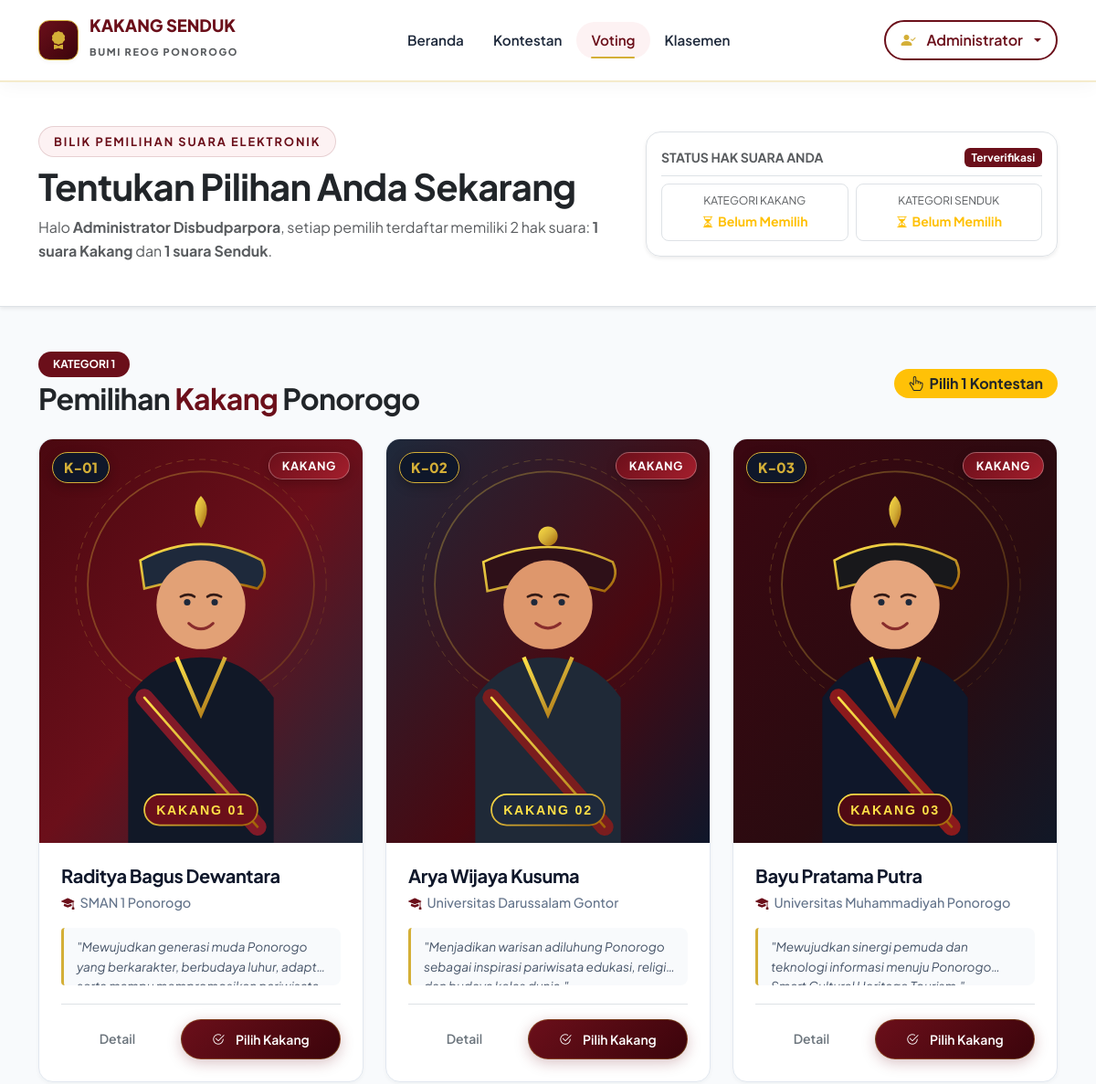
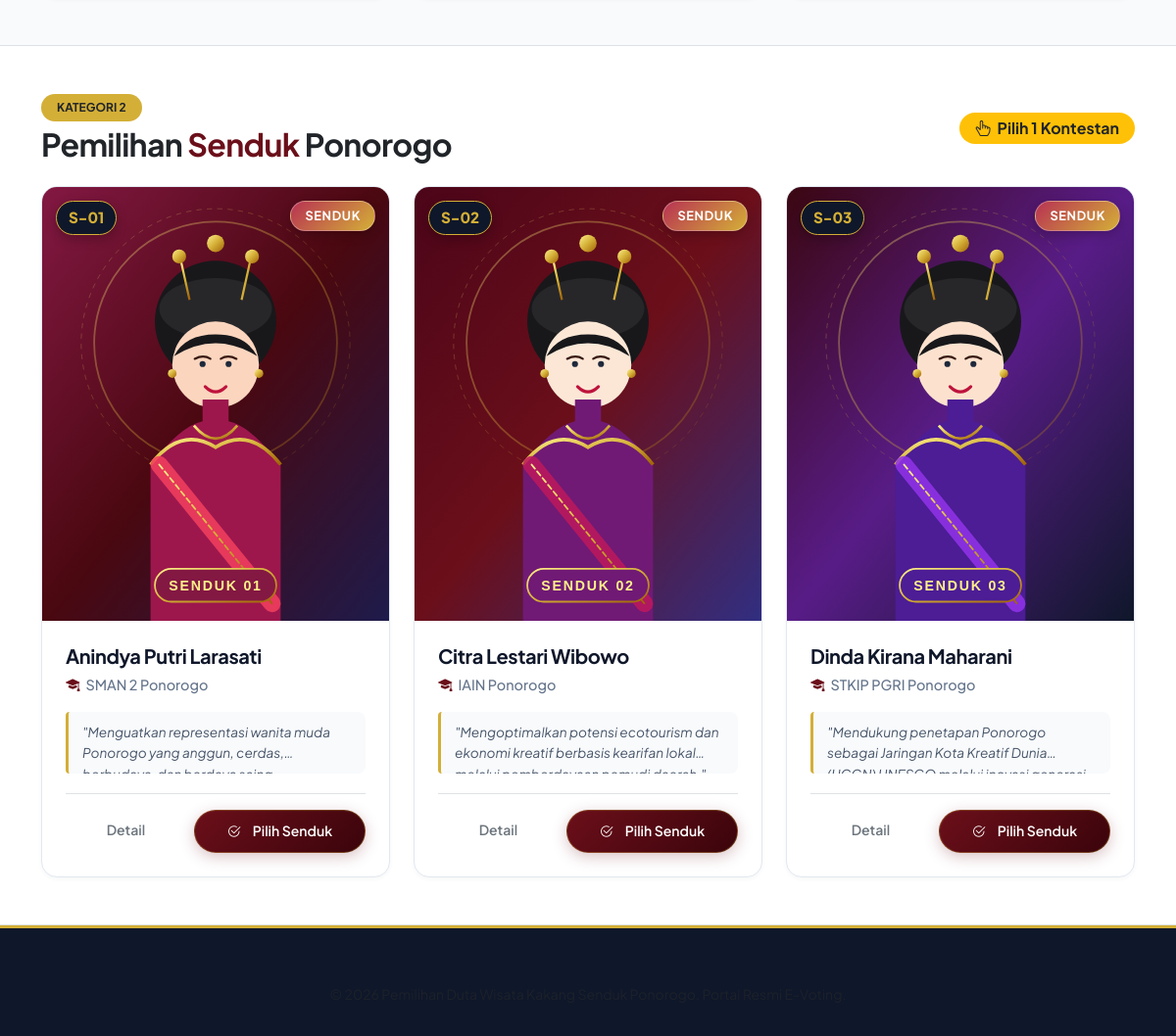
The page /pages/voting.php (signed in) on the database its author committed (2 pictures, top to bottom).
### tables this page shows
CREATE TABLE `users` (
  `id` INT AUTO_INCREMENT PRIMARY KEY,
  `nama` VARCHAR(100) NOT NULL,
  `email` VARCHAR(100) NOT NULL UNIQUE,
  `no_hp` VARCHAR(20) NOT NULL,
  `password` VARCHAR(255) NOT NULL,
  `role` ENUM('admin', 'pemilih') NOT NULL DEFAULT 'pemilih',
  `created_at` TIMESTAMP NOT NULL DEFAULT CURRENT_TIMESTAMP
);

CREATE TABLE `kontestan` (
  `id` INT AUTO_INCREMENT PRIMARY KEY,
  `nomor_peserta` VARCHAR(10) NOT NULL,
  `nama` VARCHAR(100) NOT NULL,
  `kategori` ENUM('Kakang', 'Senduk') NOT NULL,
  `ttl` VARCHAR(100) NOT NULL,
  `foto` VARCHAR(255) NOT NULL,
  `asal_instansi` VARCHAR(150) NOT NULL,
  `visi` TEXT NOT NULL,
  `misi` TEXT NOT NULL,
  `prestasi` TEXT NOT NULL,
  `deskripsi` TEXT NOT NULL,
  `created_at` TIMESTAMP NOT NULL DEFAULT CURRENT_TIMESTAMP
);

### config/koneksi.php (called while the page is built, shortened)
<?php
function is_logged_in() {
    return isset($_SESSION['user_id']) && !empty($_SESSION['user_id']);
}
function get_logged_in_user($conn) {
    $user_id = (int)$_SESSION['user_id'];
    $stmt = $conn->prepare("SELECT id, nama, email, no_hp, role FROM users WHERE id = ? LIMIT 1");
    $stmt->bind_param("i", $user_id);
    $stmt->execute();
    $result = $stmt->get_result();
    return $result->fetch_assoc();
}
function get_active_periode($conn) {
    $now = date('Y-m-d H:i:s');
    $stmt = $conn->prepare("SELECT * FROM periode_voting WHERE status = 'Aktif' ORDER BY id DESC LIMIT 1");
    $stmt->execute();
    $result = $stmt->get_result();
    if ($periode = $result->fetch_assoc()) {
        $mulai = $periode['tanggal_mulai'];
        $selesai = $periode['tanggal_selesai'];
        $periode['is_within_time'] = ($now >= $mulai && $now <= $selesai);
        $periode['is_ended'] = ($now > $selesai);
        $periode['is_upcoming'] = ($now < $mulai);
        return $periode;
    }
    return null;
}
function get_user_votes($conn, $user_id) {
    $user_id = (int)$user_id;
    $votes = ['Kakang' => null, 'Senduk' => null];
    $stmt = $conn->prepare("SELECT kategori, kontestan_id FROM voting WHERE user_id = ?");
    $stmt->bind_param("i", $user_id);
    $stmt->execute();
    $res = $stmt->get_result();
    return $votes;
}

### pages/voting.php (the view, shortened to what this page needs)
<?php
require_once __DIR__ . '/../config/koneksi.php';
$user_id = (int)$_SESSION['user_id'];
$user = get_logged_in_user($conn);
$periode = get_active_periode($conn);
$user_votes = get_user_votes($conn, $user_id);
$voted_kakang_id = $user_votes['Kakang'];
$voted_senduk_id = $user_votes['Senduk'];
$kontestan_kakang = [];
$res_kakang = $conn->query("SELECT * FROM kontestan WHERE kategori = 'Kakang' ORDER BY nomor_peserta ASC");
while ($row = $res_kakang->fetch_assoc()) {
    $kontestan_kakang[] = $row;
}
$kontestan_senduk = [];
$res_senduk = $conn->query("SELECT * FROM kontestan WHERE kategori = 'Senduk' ORDER BY nomor_peserta ASC");
while ($row = $res_senduk->fetch_assoc()) {
    $kontestan_senduk[] = $row;
}
$is_period_valid = ($periode && $periode['status'] === 'Aktif' && !empty($periode['is_within_time']));
?>
<!DOCTYPE html>
<html lang="id">
<head>
  <link href="https://cdn.jsdelivr.net/npm/bootstrap@5.3.2/dist/css/bootstrap.min.css" rel="stylesheet">
  <link rel="stylesheet" href="https://cdn.jsdelivr.net/npm/bootstrap-icons@1.11.3/font/bootstrap-icons.min.css">
  <link rel="stylesheet" href="https://cdn.jsdelivr.net/npm/sweetalert2@11/dist/sweetalert2.min.css">
  <link rel="stylesheet" href="<?= BASE_URL ?>assets/css/style.css">
</head>
<body class="bg-clean">
  <nav class="navbar navbar-expand-lg navbar-custom sticky-top">
    <div class="container">
      <a class="navbar-brand" href="<?= BASE_URL ?>index.php">
        <div class="brand-logo">
          <i class="bi bi-award-fill"></i>
        </div>
        <div>
          <span class="d-block lh-1 text-maroon" style="font-size: 1.15rem; font-weight: 800;">KAKANG SENDUK</span>
          <small class="text-muted text-uppercase" style="font-size: 0.68rem; letter-spacing: 0.15em;">Bumi Reog Ponorogo</small>
        </div>
      </a>
      <div class="collapse navbar-collapse" id="navbarContent">
        <ul class="navbar-nav mx-auto mb-2 mb-lg-0">
          <li class="nav-item"><a class="nav-link" href="<?= BASE_URL ?>index.php">Beranda</a></li>
          <li class="nav-item"><a class="nav-link" href="<?= BASE_URL ?>pages/kontestan.php">Kontestan</a></li>
          <li class="nav-item"><a class="nav-link active" href="<?= BASE_URL ?>pages/voting.php">Voting</a></li>
          <li class="nav-item"><a class="nav-link" href="<?= BASE_URL ?>pages/klasemen.php">Klasemen</a></li>
        </ul>
        <div class="d-flex align-items-center gap-2">
          <div class="dropdown">
            <button class="btn btn-outline-maroon dropdown-toggle px-3 py-2" type="button" data-bs-toggle="dropdown">
              <i class="bi bi-person-check-fill text-gold me-1"></i> <?= htmlspecialchars(explode(' ', $user['nama'])[0]) ?>
            </button>
          </div>
        </div>
      </div>
    </div>
  </nav>
  <section class="py-5 bg-white border-bottom shadow-sm">
    <div class="container">
      <div class="row align-items-center gy-4">
        <div class="col-lg-7">
          <span class="section-tag mb-2">Bilik Pemilihan Suara Elektronik</span>
          <h1 class="display-6 fw-bold text-dark mb-2">Tentukan Pilihan Anda Sekarang</h1>
          <p class="text-muted mb-0">
            Halo <b><?= htmlspecialchars($user['nama']) ?></b>, setiap pemilih terdaftar memiliki 2 hak suara: <b>1 suara Kakang</b> dan <b>1 suara Senduk</b>.
          </p>
        </div>
        <div class="col-lg-5">
          <div class="p-3 rounded-4 bg-clean border shadow-sm">
            <div class="d-flex justify-content-between align-items-center mb-2 pb-2 border-bottom">
              <span class="small fw-bold text-muted">STATUS HAK SUARA ANDA</span>
              <span class="badge bg-maroon">Terverifikasi</span>
            </div>
            <div class="row g-2 text-center">
              <div class="col-6">
                <div class="p-2 rounded-3 <?= $voted_kakang_id ? 'bg-success bg-opacity-10 border border-success' : 'bg-white border' ?>">
                  <small class="d-block text-muted" style="font-size: 0.75rem;">KATEGORI KAKANG</small>
                  <?php if ($voted_kakang_id): ?>
                    <span class="fw-bold text-success small"><i class="bi bi-check-circle-fill me-1"></i>Sudah Memilih</span>
                  <?php else: ?>
                    <span class="fw-bold text-warning small"><i class="bi bi-hourglass-split me-1"></i>Belum Memilih</span>
                  <?php endif; ?>
                </div>
              </div>
              <div class="col-6">
                <div class="p-2 rounded-3 <?= $voted_senduk_id ? 'bg-success bg-opacity-10 border border-success' : 'bg-white border' ?>">
                  <small class="d-block text-muted" style="font-size: 0.75rem;">KATEGORI SENDUK</small>
                  <?php if ($voted_senduk_id): ?>
                    <span class="fw-bold text-success small"><i class="bi bi-check-circle-fill me-1"></i>Sudah Memilih</span>
                  <?php else: ?>
                    <span class="fw-bold text-warning small"><i class="bi bi-hourglass-split me-1"></i>Belum Memilih</span>
                  <?php endif; ?>
                </div>
              </div>
            </div>
          </div>
        </div>
      </div>
    </div>
  </section>
  <section class="py-5">
    <div class="container">
      <div class="d-flex justify-content-between align-items-center mb-4">
        <div>
          <span class="badge bg-maroon px-3 py-2 rounded-pill mb-1">KATEGORI 1</span>
          <h2 class="fw-bold text-dark mb-0">Pemilihan <span class="text-maroon">Kakang</span> Ponorogo</h2>
        </div>
        <div>
          <?php if ($voted_kakang_id): ?>
            <span class="badge bg-success fs-6 py-2 px-3 rounded-pill"><i class="bi bi-shield-check me-1"></i> Suara Anda Tercatat</span>
          <?php else: ?>
            <span class="badge bg-warning text-dark fs-6 py-2 px-3 rounded-pill"><i class="bi bi-hand-index-thumb me-1"></i> Pilih 1 Kontestan</span>
          <?php endif; ?>
        </div>
      </div>
      <div class="row g-4">
        <?php foreach ($kontestan_kakang as $k):
          $is_chosen = ($voted_kakang_id == $k['id']);
          $is_disabled = ($voted_kakang_id && !$is_chosen) || !$is_period_valid;
        ?>
          <div class="col-12 col-md-4">
            <div class="card-contestant <?= $is_chosen ? 'border-success border-3 shadow-lg' : '' ?>" style="<?= $is_disabled ? 'opacity: 0.65;' : '' ?>">
              <div class="image-wrapper">
                <img src="<?= BASE_URL ?>uploads/<?= htmlspecialchars($k['foto']) ?>" alt="<?= htmlspecialchars($k['nama']) ?>">
                <span class="nomor-badge"><?= htmlspecialchars($k['nomor_peserta']) ?></span>
                <?php if ($is_chosen): ?>
                  <span class="category-badge bg-success text-white">
                    <i class="bi bi-check-circle-fill me-1"></i> Pilihan Anda
                  </span>
                <?php else: ?>
                  <span class="category-badge badge-kakang">Kakang</span>
                <?php endif; ?>
              </div>
              <div class="card-body">
                <h4 class="contestant-name"><?= htmlspecialchars($k['nama']) ?></h4>
                <div class="contestant-instansi">
                  <i class="bi bi-mortarboard-fill"></i> <?= htmlspecialchars($k['asal_instansi']) ?>
                </div>
                <div class="contestant-quote">
                  "<?= htmlspecialchars($k['visi']) ?>"
                </div>
                <div class="mt-auto pt-3 border-top">
                  <?php if ($is_chosen): ?>
                    <button class="btn btn-success w-100 py-2" disabled>
                      <i class="bi bi-patch-check-fill me-1"></i> Suara Telah Diberikan
                    </button>
                  <?php elseif ($voted_kakang_id): ?>
                    <button class="btn btn-outline-secondary w-100 py-2" disabled>
                      <i class="bi bi-lock-fill me-1"></i> Terkunci
                    </button>
                  <?php elseif (!$is_period_valid): ?>
                    <button class="btn btn-secondary w-100 py-2" disabled>
                      <i class="bi bi-pause-circle me-1"></i> Voting Ditutup
                    </button>
                  <?php else: ?>
                    <div class="row g-2">
                      <div class="col-5">
                        <a href="<?= BASE_URL ?>pages/detail-kontestan.php?id=<?= $k['id'] ?>" class="btn btn-outline-secondary w-100 btn-sm">
                          Detail
                        </a>
                      </div>
                      <div class="col-7">
                        <button type="button"
                                class="btn btn-maroon w-100 btn-sm btn-trigger-vote"
                                data-id="<?= $k['id'] ?>"
                                data-nama="<?= htmlspecialchars($k['nama']) ?>"
                                data-kategori="<?= htmlspecialchars($k['kategori']) ?>"
                                data-nomor="<?= htmlspecialchars($k['nomor_peserta']) ?>">
                          <i class="bi bi-check2-circle me-1"></i> Pilih Kakang
                        </button>
                      </div>
                    </div>
                  <?php endif; ?>
                </div>
              </div>
            </div>
          </div>
        <?php endforeach; ?>
      </div>
    </div>
  </section>
  <section class="py-5 bg-white border-top border-bottom">
    <div class="container">
      <div class="d-flex justify-content-between align-items-center mb-4">
        <div>
          <span class="badge bg-gold text-dark px-3 py-2 rounded-pill mb-1">KATEGORI 2</span>
          <h2 class="fw-bold text-dark mb-0">Pemilihan <span class="text-maroon">Senduk</span> Ponorogo</h2>
        </div>
        <div>
          <?php if ($voted_senduk_id): ?>
            <span class="badge bg-success fs-6 py-2 px-3 rounded-pill"><i class="bi bi-shield-check me-1"></i> Suara Anda Tercatat</span>
          <?php else: ?>
            <span class="badge bg-warning text-dark fs-6 py-2 px-3 rounded-pill"><i class="bi bi-hand-index-thumb me-1"></i> Pilih 1 Kontestan</span>
          <?php endif; ?>
        </div>
      </div>
      <div class="row g-4">
        <?php foreach ($kontestan_senduk as $s):
          $is_chosen_senduk = ($voted_senduk_id == $s['id']);
          $is_disabled_senduk = ($voted_senduk_id && !$is_chosen_senduk) || !$is_period_valid;
        ?>
          <div class="col-12 col-md-4">
            <div class="card-contestant <?= $is_chosen_senduk ? 'border-success border-3 shadow-lg' : '' ?>" style="<?= $is_disabled_senduk ? 'opacity: 0.65;' : '' ?>">
              <div class="image-wrapper">
                <img src="<?= BASE_URL ?>uploads/<?= htmlspecialchars($s['foto']) ?>" alt="<?= htmlspecialchars($s['nama']) ?>">
                <span class="nomor-badge"><?= htmlspecialchars($s['nomor_peserta']) ?></span>
                <?php if ($is_chosen_senduk): ?>
                  <span class="category-badge bg-success text-white">
                    <i class="bi bi-check-circle-fill me-1"></i> Pilihan Anda
                  </span>
                <?php else: ?>
                  <span class="category-badge badge-senduk">Senduk</span>
                <?php endif; ?>
              </div>
              <div class="card-body">
                <h4 class="contestant-name"><?= htmlspecialchars($s['nama']) ?></h4>
                <div class="contestant-instansi">
                  <i class="bi bi-mortarboard-fill"></i> <?= htmlspecialchars($s['asal_instansi']) ?>
                </div>
                <div class="contestant-quote">
                  "<?= htmlspecialchars($s['visi']) ?>"
                </div>
                <div class="mt-auto pt-3 border-top">
                  <?php if ($is_chosen_senduk): ?>
                    <button class="btn btn-success w-100 py-2" disabled>
                      <i class="bi bi-patch-check-fill me-1"></i> Suara Telah Diberikan
                    </button>
                  <?php elseif ($voted_senduk_id): ?>
                    <button class="btn btn-outline-secondary w-100 py-2" disabled>
                      <i class="bi bi-lock-fill me-1"></i> Terkunci
                    </button>
                  <?php elseif (!$is_period_valid): ?>
                    <button class="btn btn-secondary w-100 py-2" disabled>
                      <i class="bi bi-pause-circle me-1"></i> Voting Ditutup
                    </button>
                  <?php else: ?>
                    <div class="row g-2">
                      <div class="col-5">
                        <a href="<?= BASE_URL ?>pages/detail-kontestan.php?id=<?= $s['id'] ?>" class="btn btn-outline-secondary w-100 btn-sm">
                          Detail
                        </a>
                      </div>
                      <div class="col-7">
                        <button type="button"
                                class="btn btn-maroon w-100 btn-sm btn-trigger-vote"
                                data-id="<?= $s['id'] ?>"
                                data-nama="<?= htmlspecialchars($s['nama']) ?>"
                                data-kategori="<?= htmlspecialchars($s['kategori']) ?>"
                                data-nomor="<?= htmlspecialchars($s['nomor_peserta']) ?>">
                          <i class="bi bi-check2-circle me-1"></i> Pilih Senduk
                        </button>
                      </div>
                    </div>
                  <?php endif; ?>
                </div>
              </div>
            </div>
          </div>
        <?php endforeach; ?>
      </div>
    </div>
  </section>
  <footer class="footer-custom">
    <div class="container text-center text-muted small">
      <p class="mb-0">&copy; <?= date('Y') ?> Pemilihan Duta Wisata Kakang Senduk Ponorogo. Portal Resmi E-Voting.</p>
    </div>
  </footer>
</body>
</html>

### rows shown on the page
users: nama "Administrator", nama "Administrator Disbudparpora"
kontestan: foto (picture), nomor_peserta "K-01", shows "KAKANG", nama "Raditya Bagus Dewantara", asal_instansi "SMAN 1 Ponorogo", visi "Mewujudkan generasi muda Ponorogo yang berkarakter, berbudaya luhur,…"
kontestan: foto (picture), nomor_peserta "K-02", shows "KAKANG", nama "Arya Wijaya Kusuma", asal_instansi "Universitas Darussalam Gontor", visi "Menjadikan warisan adiluhung Ponorogo sebagai inspirasi pariwisata edukasi,…"
kontestan: foto (picture), nomor_peserta "K-03", shows "KAKANG", nama "Bayu Pratama Putra", asal_instansi "Universitas Muhammadiyah Ponorogo", visi "Mewujudkan sinergi pemuda dan teknologi informasi menuju…"
kontestan: foto (picture), nomor_peserta "S-01", shows "SENDUK", nama "Anindya Putri Larasati", asal_instansi "SMAN 2 Ponorogo", visi "Menguatkan representasi wanita muda Ponorogo yang anggun,…"
kontestan: foto (picture), nomor_peserta "S-02", shows "SENDUK", nama "Citra Lestari Wibowo", asal_instansi "IAIN Ponorogo", visi "Mengoptimalkan potensi ecotourism dan ekonomi kreatif berbasis kearifan…"
kontestan: foto (picture), nomor_peserta "S-03", shows "SENDUK", nama "Dinda Kirana Maharani", asal_instansi "STKIP PGRI Ponorogo", visi "Mendukung penetapan Ponorogo sebagai Jaringan Kota Kreatif…"
